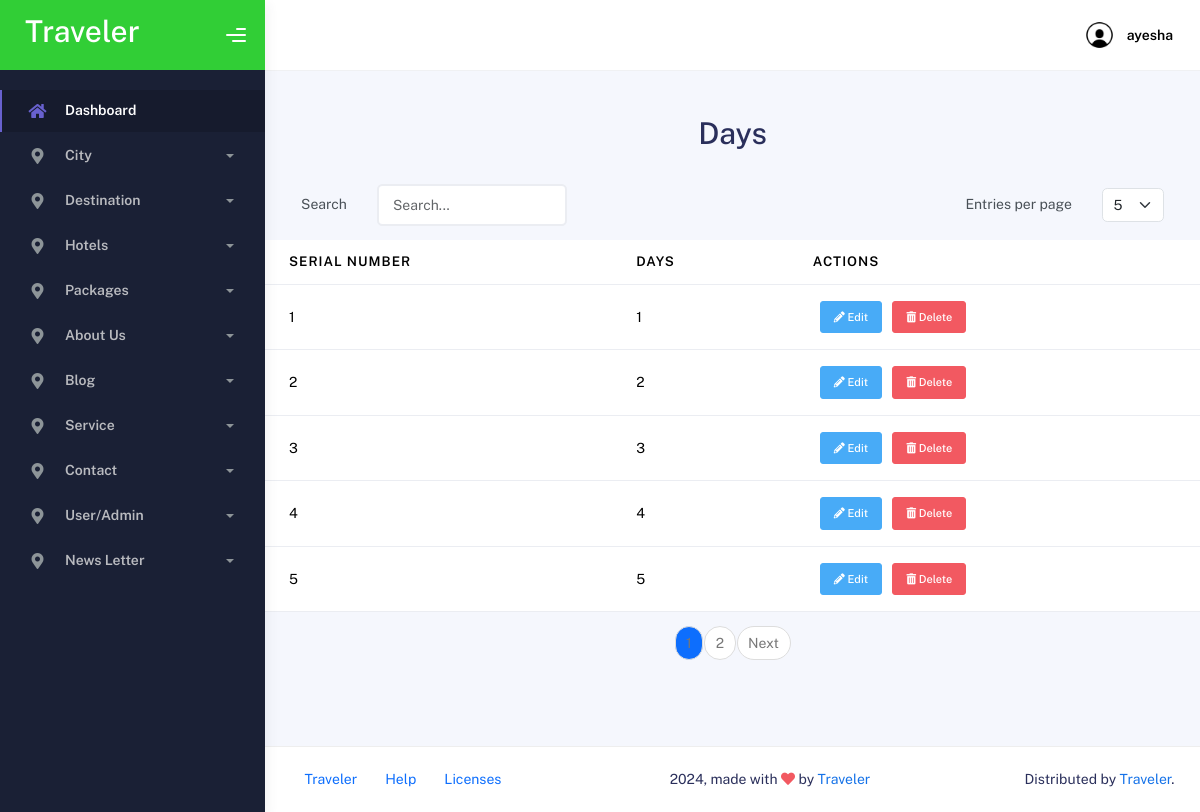
The app's page /admin/showday.php (signed in) with its own data.
### tables this page shows
CREATE TABLE `t_days` (
  `day_id` int(255) NOT NULL,
  `days` int(255) NOT NULL
);

### admin/showday.php (the view, shortened to what this page needs)
<?php
require "header.php";
require "connection.php";
$page = isset($_GET['page']) ? (int) $_GET['page'] : 1;
$entries_per_page = isset($_GET['entries']) ? (int) $_GET['entries'] : 5;
$start = ($page - 1) * $entries_per_page;
$total_entries_query = "SELECT COUNT(*) AS total FROM `t_days`";
$total_entries_result = mysqli_query($conn, $total_entries_query);
$total_entries_row = mysqli_fetch_assoc($total_entries_result);
$total_entries = $total_entries_row['total'];
$total_pages = ceil($total_entries / $entries_per_page);
$qry = "SELECT * FROM `t_days` LIMIT $start, $entries_per_page";
$result = mysqli_query($conn, $qry);
$serial_num = ($page - 1) * $entries_per_page + 1;
?>
<div class="container">
    <h1 class="mt-5 text-center">Days</h1>
    <div class="row g-3 align-items-center my-3 mx-4">
        <div class="col-auto">
            <label for="searchInput" class="col-form-label">Search</label>
        </div>
        <div class="col-auto">
            <input type="text" class="form-control" id="searchInput" placeholder="Search...">
        </div>
        <div class="col-auto ms-auto">
            <label for="entriesSelect" class="col-form-label">Entries per page</label>
        </div>
        <div class="col-auto">
            <select class="form-select" id="entriesSelect" onchange="updateEntries()">
                <option value="5" <?php if ($entries_per_page == 5) echo 'selected'; ?>>5</option>
            </select>
        </div>
    </div>
    <table class="table" id="daysTable">
        <thead>
            <tr>
                <th scope="col">Serial Number</th>
                <th scope="col">Days</th>
                <th scope="col">Actions</th>
            </tr>
        </thead>
        <tbody>
            <?php while ($row = mysqli_fetch_assoc($result)) { ?>
                <tr>
                    <td><?php echo $serial_num ?></td>
                    <td><?php echo $row['days'] ?></td>
                    <td>
                        <a href="dayedit.php?updid=<?php echo $row['day_id'] ?>" class="btn btn-sm btn-info mx-2" title="Edit"><i class='fas fa-pencil-alt'></i> Edit</a>
                        <a href="daydelete.php?dltid=<?php echo $row['day_id'] ?>" class="btn btn-sm btn-danger" title="Delete"><i class='fas fa-trash-alt'></i> Delete</a>
                    </td>
                </tr>
                <?php
                $serial_num++;
            } ?>
        </tbody>
    </table>
    <nav aria-label="Page navigation">
        <ul class="pagination justify-content-center">
            <?php for ($i = 1; $i <= $total_pages; $i++): ?>
                <li class="page-item <?php if ($i == $page) echo 'active'; ?>">
                    <a class="page-link" href="?page=<?= $i ?>&entries=<?= $entries_per_page ?>"><?= $i ?></a>
                </li>
            <?php endfor; ?>
            <?php if ($page < $total_pages): ?>
                <li class="page-item"><a class="page-link" href="?page=<?= $page + 1 ?>&entries=<?= $entries_per_page ?>">Next</a></li>
            <?php endif; ?>
        </ul>
    </nav>
</div>
<?php
require "footer.php";
?>

### admin/header.php (shortened to what this page needs)
<?php
if (isset($_SESSION['Role']) && $_SESSION['Role'] == "Admin") {
    include('connection.php');
    if (isset($_SESSION['AdminID'])) {
        $adminID = $_SESSION['AdminID'];
        $query = "SELECT `Name`, `Email` FROM `admin_user` WHERE `AdminID` = ?";
        $stmt = $conn->prepare($query);
        if ($stmt) {
            $stmt->bind_param("i", $adminID);
            $stmt->execute();
            $result = $stmt->get_result();
            if ($result->num_rows > 0) {
                $user = $result->fetch_assoc();
                $name = $user['Name'];
            } else {
                $name = "Unknown";
                $email = "Unknown";
            }
        } else {
            $name = "Error";
            $email = "Error";
        }
    } else {
        $name = "Error";
        $email = "Error";
    }
} else {
    header("Location: login.php");
    exit();
}
?>
  <!DOCTYPE html>
  <html lang="en">
  <head>
    <link rel="stylesheet" href="assets/css/bootstrap.min.css" />
    <link rel="stylesheet" href="assets/css/plugins.min.css" />
    <link rel="stylesheet" href="assets/css/kaiadmin.min.css" />
  </head>
  <body>
    <div class="wrapper">
      <div class="sidebar" data-background-color="dark">
        <div class="sidebar-logo">
          <div class="logo-header" data-background-color="green">
            <a href="index.php" class="logo">
              <h1 style="color: white;">Traveler</h1>
            </a>
            <div class="nav-toggle">
              <button class="btn btn-toggle toggle-sidebar">
                <i class="gg-menu-right"></i>
              </button>
            </div>
          </div>
        </div>
        <div class="sidebar-wrapper scrollbar scrollbar-inner">
          <div class="sidebar-content">
            <ul class="nav nav-secondary">
              <li class="nav-item active">
                <a data-bs-toggle="collapse" href="#dashboard" class="collapsed" aria-expanded="false">
                  <i class="fas fa-home"></i>
                  <p>Dashboard</p>
                </a>
              </li>
              <li class="nav-item">
                <a data-bs-toggle="collapse" href="#City">
                  <i class="fas fa-map-marker-alt"></i>
                  <p>City</p>
                  <span class="caret"></span>
                </a>
              </li>
              <li class="nav-item">
                <a data-bs-toggle="collapse" href="#destination">
                  <i class="fas fa-map-marker-alt"></i>
                  <p>Destination</p>
                  <span class="caret"></span>
                </a>
              </li>
              <li class="nav-item">
                <a data-bs-toggle="collapse" href="#hotels">
                  <i class="fas fa-map-marker-alt"></i>
                  <p>Hotels</p>
                  <span class="caret"></span>
                </a>
              </li>
              <li class="nav-item">
                <a data-bs-toggle="collapse" href="#card">
                  <i class="fas fa-map-marker-alt"></i>
                  <p>Packages</p>
                  <span class="caret"></span>
                </a>
              </li>
              <li class="nav-item">
                <a data-bs-toggle="collapse" href="#about">
                  <i class="fas fa-map-marker-alt"></i>
                  <p>About Us</p>
                  <span class="caret"></span>
                </a>
              </li>
              <li class="nav-item">
                <a data-bs-toggle="collapse" href="#blog">
                  <i class="fas fa-map-marker-alt"></i>
                  <p>Blog</p>
                  <span class="caret"></span>
                </a>
              </li>
              <li class="nav-item">
                <a data-bs-toggle="collapse" href="#Service">
                  <i class="fas fa-map-marker-alt"></i>
                  <p>Service</p>
                  <span class="caret"></span>
                </a>
              </li>
              <li class="nav-item">
                <a data-bs-toggle="collapse" href="#contact">
                  <i class="fas fa-map-marker-alt"></i>
                  <p>Contact</p>
                  <span class="caret"></span>
                </a>
              </li>
              <li class="nav-item">
                <a data-bs-toggle="collapse" href="#user">
                  <i class="fas fa-map-marker-alt"></i>
                  <p>User/Admin</p>
                  <span class="caret"></span>
                </a>
              </li>
              <li class="nav-item">
                <a data-bs-toggle="collapse" href="#news">
                  <i class="fas fa-map-marker-alt"></i>
                  <p>News Letter</p>
                  <span class="caret"></span>
                </a>
              </li>
            </ul>
          </div>
        </div>
      </div>
      <div class="main-panel">
        <div class="main-header">
          <nav class="navbar navbar-header navbar-header-transparent navbar-expand-lg border-bottom">
            <div class="container-fluid">
            <ul class="navbar-nav topbar-nav ms-md-auto align-items-center">
    <li class="nav-item topbar-user dropdown hidden-caret">
        <a class="dropdown-toggle profile-pic" data-bs-toggle="dropdown" href="#" aria-expanded="false">
        <div class="avatar-sm">
                      <img src="assets/img/random.jpg" alt="..." class="avatar-img rounded-circle" />
                    </div>
            <span class="profile-username">
                <span class="fw-bold"><?php echo htmlspecialchars($name); ?></span>
            </span>
        </a>
    </li>
</ul>
            </div>
          </nav>
        </div>
    </body>
    </html>

### records on screen
t_days: days "1"
t_days: days "2"
t_days: days "3"
t_days: days "4"
t_days: days "5"

### other values on screen
$name "ayesha"
